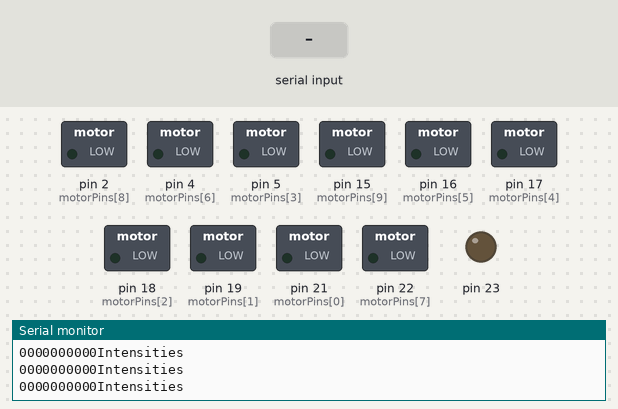
Bench run of a sketch on a simulated Arduino Mega 2560, built with avr-gcc and run on an emulated ATmega2560. Parts: switched loads named in the sketch (green lamp = pin HIGH), output pins drawn as LEDs (lit = HIGH), the last lines printed to the serial monitor. Inputs (shaded band) come from the test bench.

Above: at 1.2 s.
1.3 s: "90,45,200\n" received over Serial
At 2.2 s:
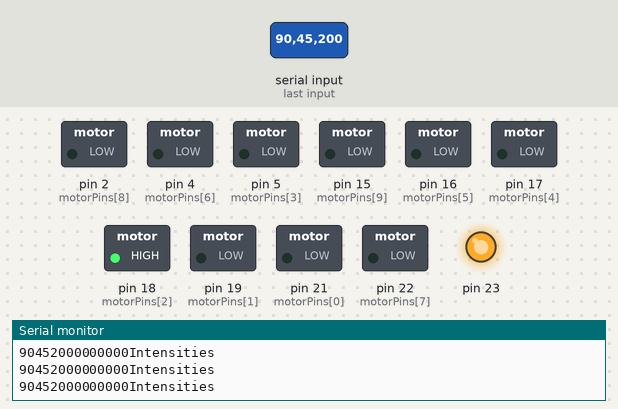
2.9 s: "30,150,10\n" received over Serial
At 4.2 s:
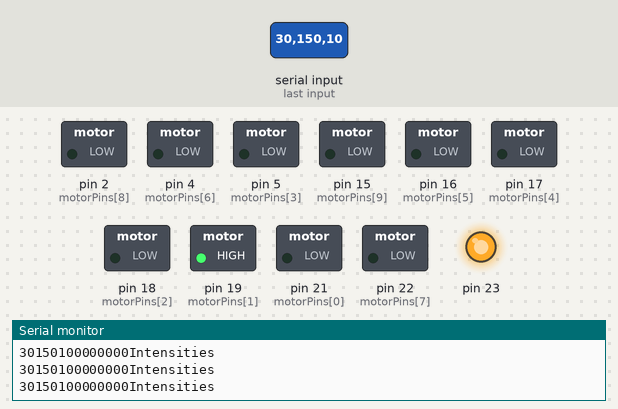
4.5 s: "90,45\n" received over Serial
At 5.2 s:
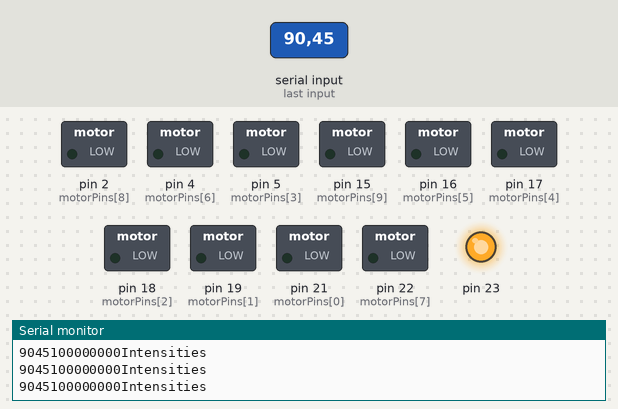
6.0 s: "200\n" received over Serial
At 7.2 s:
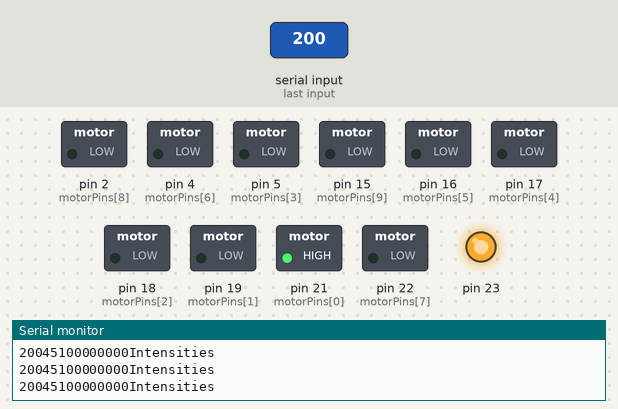
7.5 s: "30,150\n" received over Serial
At 8.8 s:
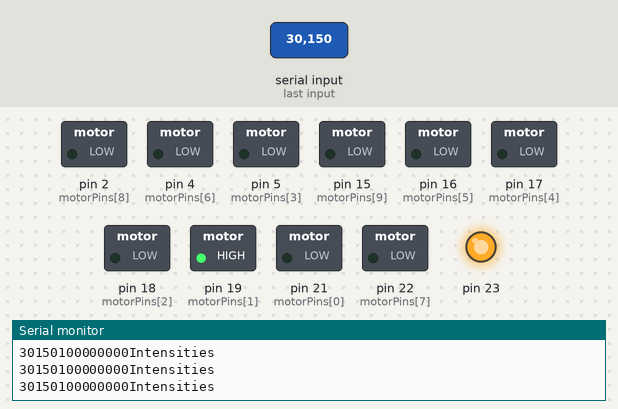
9.1 s: "1,90\n" received over Serial
At 10.4 s:
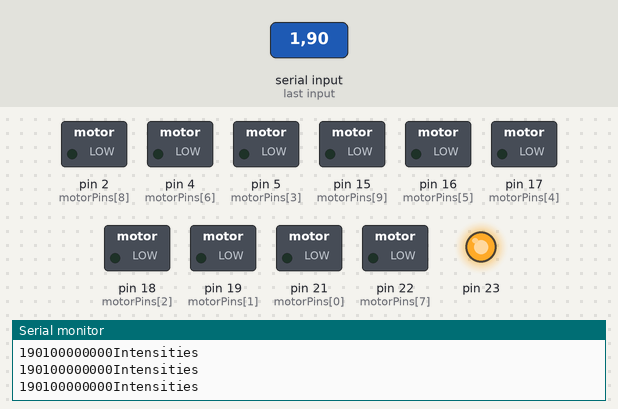
Timing chart, 0 to 11.7 s (numbered marks = the images above; inputs shaded):
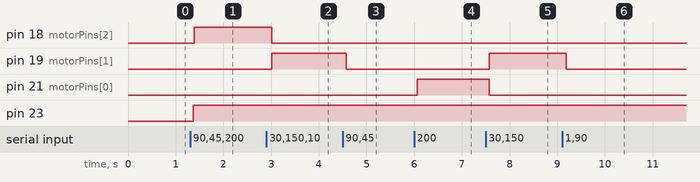

Measured:
- after the input at 1.3 s, pin 18 (motorPins[2]): LOW → HIGH after 0.09 s; pin 23: LOW → HIGH after 0.07 s
- after the input at 2.9 s, pin 18 (motorPins[2]): HIGH → LOW after 0.12 s; pin 19 (motorPins[1]): LOW → HIGH after 0.11 s
- after the input at 4.5 s, pin 19 (motorPins[1]): HIGH → LOW after 0.07 s
- after the input at 6.0 s, pin 21 (motorPins[0]): LOW → HIGH after 0.07 s
- after the input at 7.5 s, pin 19 (motorPins[1]): LOW → HIGH after 0.08 s; pin 21 (motorPins[0]): HIGH → LOW after 0.08 s
- after the input at 9.1 s, pin 19 (motorPins[1]): HIGH → LOW after 0.09 s

The sketch:

motor_test.ino
```cpp
#include <HardwareSerial.h>

// Define motor pins
const int motorPins[] = {21, 19, 18, 5, 17, 16, 4, 22, 2, 15};

const int numMotors = sizeof(motorPins) / sizeof(motorPins[0]);
int motorIntensities[numMotors] = {0};

const byte maxDataSize = 2000;
char receivedData[maxDataSize];

void setup() {
  Serial.begin(9600);

  // Initiate motor GPIO pins as output
  for (int i = 0; i < sizeof(motorPins) / sizeof(motorPins[0]); i++) {
    pinMode(motorPins[i], OUTPUT);
  }
  // Output for LED pin that indicates status of serial communication
  pinMode(23,OUTPUT);
}

void loop() {


  if(Serial.available()){
    // Reads received serial message (expects a string of comma seperated values)
    char c;
    byte i = 0;
    while ((c = Serial.read()) != '\n' && i < maxDataSize - 1) {
      receivedData[i] = c;
      i++;
    }

    receivedData[i] = '\0';
    byte tokenCount = 0;

    // Splits the data at every comma
    char *token = strtok(receivedData, ",");
    while (token != NULL && tokenCount < numMotors) {
      int number = atoi(token);
      Serial.print("Received: ");
      Serial.print(number);
      // Assign the intensity to the motorIntensities array
      motorIntensities[tokenCount] = number;
      tokenCount++;
      token = strtok(NULL, ",");
    }

    // Serial.print(tokenCount);
    if (tokenCount != numMotors) {
      Serial.println("Error: Number of received numbers doesn't match the number of motors");
    }

    // light the LED to signify data reeception
    digitalWrite(23, 1);
    Serial.println("Intensities received");
  }

  // Assign PWM signal of received intensity based on the depth frame to each motor
  for (int i = 0; i < numMotors; i++) {
    analogWrite(motorPins[i], motorIntensities[i]);
    Serial.print(motorIntensities[i]);
  }
  // println is used ot sedn the previous serial messages back to Python backend for debugging
  Serial.println("Intensities");

  delay(50);
}
```
